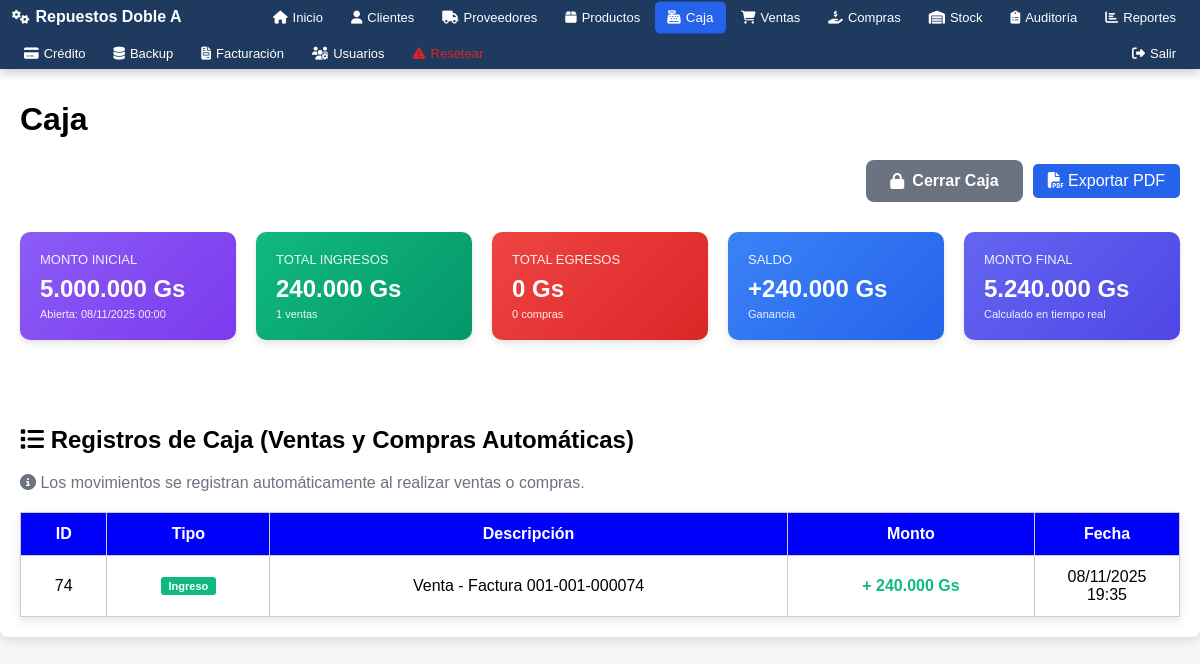
Before: /modulos/caja/caja.php (signed in) with the older database file.
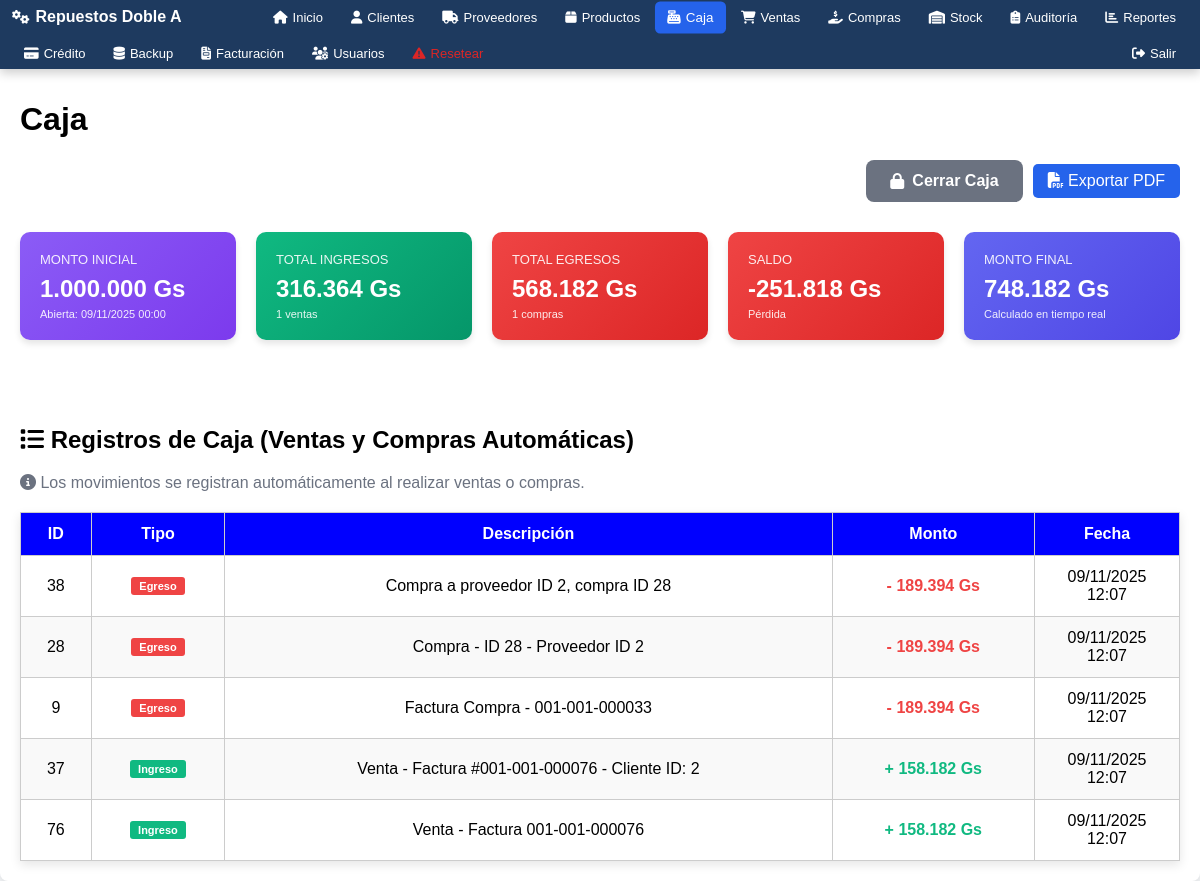
After: the same page with the newer database file.
### tables this page shows
CREATE TABLE `caja` (
  `id` int(11) NOT NULL AUTO_INCREMENT,
  `fecha` date NOT NULL,
  `monto_inicial` decimal(12,2) NOT NULL,
  `monto_final` decimal(12,2) DEFAULT NULL,
  `estado` enum('Abierta','Cerrada') NOT NULL DEFAULT 'Abierta',
  `created_at` datetime NOT NULL,
  PRIMARY KEY (`id`)
);

CREATE TABLE `cabecera_factura_ventas` (
  `id` int(11) NOT NULL AUTO_INCREMENT,
  `numero_factura` varchar(20) NOT NULL,
  `condicion_venta` enum('Contado','Crédito') NOT NULL,
  `forma_pago` enum('Efectivo','Tarjeta','Transferencia') NOT NULL,
  `fecha_hora` datetime DEFAULT CURRENT_TIMESTAMP,
  `cliente_id` int(11) NOT NULL,
  `monto_total` decimal(15,2) NOT NULL,
  `timbrado` varchar(20) DEFAULT '',
  `inicio_vigencia` date DEFAULT NULL,
  `fin_vigencia` date DEFAULT NULL,
  `anulada` tinyint(1) DEFAULT '0',
  `fecha_anulacion` datetime DEFAULT NULL,
  `usuario_anulacion_id` int(11) DEFAULT NULL,
  `motivo_anulacion` text,
  PRIMARY KEY (`id`),
  UNIQUE KEY `idx_numero_factura_unique` (`numero_factura`),
  UNIQUE KEY `idx_timbrado_unique` (`timbrado`),
  KEY `cliente_id` (`cliente_id`)
);

CREATE TABLE `caja_movimientos` (
  `id` int(11) NOT NULL AUTO_INCREMENT,
  `caja_id` int(11) NOT NULL,
  `fecha` datetime NOT NULL,
  `tipo` enum('Ingreso','Egreso') NOT NULL,
  `concepto` varchar(255) NOT NULL,
  `monto` decimal(12,2) NOT NULL,
  `created_at` timestamp NOT NULL DEFAULT CURRENT_TIMESTAMP,
  PRIMARY KEY (`id`),
  KEY `caja_id` (`caja_id`)
);

CREATE TABLE `compras` (
  `id` int(11) NOT NULL AUTO_INCREMENT,
  `proveedor_id` int(11) NOT NULL,
  `fecha` datetime NOT NULL,
  `total` decimal(12,2) NOT NULL,
  `estado` enum('Pendiente','Completada') NOT NULL DEFAULT 'Pendiente',
  `created_at` timestamp NOT NULL DEFAULT CURRENT_TIMESTAMP ON UPDATE CURRENT_TIMESTAMP,
  PRIMARY KEY (`id`),
  KEY `proveedor_id` (`proveedor_id`)
);

CREATE TABLE `cabecera_factura_compras` (
  `id` int(11) NOT NULL AUTO_INCREMENT,
  `numero_factura` varchar(50) NOT NULL,
  `proveedor_id` int(11) NOT NULL,
  `fecha_hora` datetime NOT NULL,
  `monto_total` decimal(15,2) NOT NULL,
  `condicion_compra` varchar(20) DEFAULT 'Contado',
  `forma_pago` varchar(20) DEFAULT 'Efectivo',
  `timbrado` varchar(50) DEFAULT NULL,
  `numero_factura_proveedor` varchar(100) DEFAULT NULL,
  `created_at` timestamp NOT NULL DEFAULT CURRENT_TIMESTAMP,
  `inicio_vigencia` date DEFAULT NULL,
  `fin_vigencia` date DEFAULT NULL,
  PRIMARY KEY (`id`),
  UNIQUE KEY `numero_factura` (`numero_factura`),
  KEY `idx_fecha` (`fecha_hora`),
  KEY `idx_proveedor` (`proveedor_id`),
  CONSTRAINT `cabecera_factura_compras_ibfk_1` FOREIGN KEY (`proveedor_id`) REFERENCES `proveedores` (`id`) ON DELETE CASCADE
);

### modulos/caja/caja.php (the view, shortened to what the changed rows need)
<?php
$base_path = $_SERVER['DOCUMENT_ROOT'] . '/repuestos/';
include $base_path . 'includes/auth.php';
include $base_path . 'includes/header.php';
$stmtCaja = $pdo->query("SELECT * FROM caja WHERE estado='Abierta' ORDER BY id DESC LIMIT 1");
$caja = $stmtCaja->fetch();
$movimientos_combinados = [];
if($caja){
    $stmtMov = $pdo->prepare("SELECT id, fecha, tipo, concepto as descripcion, monto, 'manual' as origen FROM caja_movimientos WHERE caja_id=? ORDER BY fecha DESC");
    $stmtMov->execute([$caja['id']]);
    $movimientos = $stmtMov->fetchAll();
    $fecha_apertura = $caja['fecha'];
    $stmtVentas = $pdo->prepare("SELECT id, fecha_hora as fecha, 'Ingreso' as tipo, CONCAT('Venta - Factura ', numero_factura) as descripcion, monto_total as monto, 'venta' as origen
                                 FROM cabecera_factura_ventas
                                 WHERE fecha_hora >= ? AND (anulada = 0 OR anulada IS NULL)
                                 ORDER BY fecha_hora DESC");
    $stmtVentas->execute([$fecha_apertura]);
    $ventas = $stmtVentas->fetchAll();
    $stmtCompras = $pdo->prepare("SELECT c.id, c.fecha, 'Egreso' as tipo, CONCAT('Compra - ID ', c.id, ' - Proveedor ID ', c.proveedor_id) as descripcion, c.total as monto, 'compra' as origen
                                  FROM compras c
                                  WHERE c.fecha >= ?
                                  ORDER BY c.fecha DESC");
    $stmtCompras->execute([$fecha_apertura]);
    $compras = $stmtCompras->fetchAll();
    $facturas_compras = [];
    try {
        $stmtFacturasCompras = $pdo->prepare("SELECT fc.id, fc.fecha_hora as fecha, 'Egreso' as tipo, CONCAT('Factura Compra - ', fc.numero_factura) as descripcion, fc.monto_total as monto, 'factura_compra' as origen
                                              FROM cabecera_factura_compras fc
                                              WHERE fc.fecha_hora >= ?
                                              ORDER BY fc.fecha_hora DESC");
        $stmtFacturasCompras->execute([$fecha_apertura]);
        $facturas_compras = $stmtFacturasCompras->fetchAll();
    } catch (Exception $e) {
    }
    $movimientos_combinados = array_merge($movimientos, $ventas, $compras, $facturas_compras);
    usort($movimientos_combinados, function($a, $b) {
        return strtotime($b['fecha']) - strtotime($a['fecha']);
    });
}
?>
<div class="container tabla-responsive">
    <h1>Caja</h1>
    <?php if(!$caja): ?>
        <div class="form-actions-right">
            <a href="abrir_caja.php" class="btn-submit"><i class="fas fa-lock-open"></i> Abrir Caja</a>
        </div>
    <?php else:
        $total_ingresos = 0;
        $total_egresos = 0;
        $cantidad_ventas = 0;
        $cantidad_compras = 0;
        foreach($movimientos_combinados as $m){
            if($m['tipo'] == 'Ingreso') {
                $total_ingresos += (float)$m['monto'];
                if($m['origen'] == 'venta') {
                    $cantidad_ventas++;
                }
            } else {
                $total_egresos += (float)$m['monto'];
                if($m['origen'] == 'compra') {
                    $cantidad_compras++;
                }
            }
        }
        $monto_final_calculado = (float)$caja['monto_inicial'] + $total_ingresos - $total_egresos;
        $saldo = $monto_final_calculado - (float)$caja['monto_inicial'];
    ?>
        <div class="form-actions-right">
            <a href="cerrar_caja.php?id=<?= $caja['id'] ?>" class="btn-cancelar" onclick="return confirm('¿Cerrar caja?')"><i class="fas fa-lock"></i> Cerrar Caja</a>
            <a href="exportar_pdf_caja.php?id=<?= $caja['id'] ?>" class="btn-export" target="_blank"><i class="fas fa-file-pdf"></i> Exportar PDF</a>
        </div>
        <div style="display: grid; grid-template-columns: repeat(auto-fit, minmax(200px, 1fr)); gap: 20px; margin: 30px 0;">
            <div style="background: linear-gradient(135deg, #8b5cf6 0%, #7c3aed 100%); color: white; padding: 20px; border-radius: 10px; box-shadow: 0 4px 6px rgba(0,0,0,0.1);">
                <div style="font-size: 13px; opacity: 0.9; margin-bottom: 8px;">MONTO INICIAL</div>
                <div style="font-size: 24px; font-weight: bold;">
                    <?= number_format($caja['monto_inicial'], 0, ',', '.') ?> Gs
                </div>
                <div style="font-size: 11px; opacity: 0.9; margin-top: 5px;">
                    Abierta: <?= date('d/m/Y H:i', strtotime($caja['fecha'])) ?>
                </div>
            </div>
            <div style="background: linear-gradient(135deg, #10b981 0%, #059669 100%); color: white; padding: 20px; border-radius: 10px; box-shadow: 0 4px 6px rgba(0,0,0,0.1);">
                <div style="font-size: 13px; opacity: 0.9; margin-bottom: 8px;">TOTAL INGRESOS</div>
                <div style="font-size: 24px; font-weight: bold;">
                    <?= number_format($total_ingresos, 0, ',', '.') ?> Gs
                </div>
                <div style="font-size: 11px; opacity: 0.9; margin-top: 5px;">
                    <?= $cantidad_ventas ?> ventas
                </div>
            </div>
            <div style="background: linear-gradient(135deg, #ef4444 0%, #dc2626 100%); color: white; padding: 20px; border-radius: 10px; box-shadow: 0 4px 6px rgba(0,0,0,0.1);">
                <div style="font-size: 13px; opacity: 0.9; margin-bottom: 8px;">TOTAL EGRESOS</div>
                <div style="font-size: 24px; font-weight: bold;">
                    <?= number_format($total_egresos, 0, ',', '.') ?> Gs
                </div>
                <div style="font-size: 11px; opacity: 0.9; margin-top: 5px;">
                    <?= $cantidad_compras ?> compras
                </div>
            </div>
            <div style="background: linear-gradient(135deg, <?= $saldo >= 0 ? '#3b82f6' : '#ef4444' ?> 0%, <?= $saldo >= 0 ? '#2563eb' : '#dc2626' ?> 100%); color: white; padding: 20px; border-radius: 10px; box-shadow: 0 4px 6px rgba(0,0,0,0.1);">
                <div style="font-size: 13px; opacity: 0.9; margin-bottom: 8px;">SALDO</div>
                <div style="font-size: 24px; font-weight: bold;">
                    <?= ($saldo >= 0 ? '+' : '') ?><?= number_format($saldo, 0, ',', '.') ?> Gs
                </div>
                <div style="font-size: 11px; opacity: 0.9; margin-top: 5px;">
                    <?= $saldo >= 0 ? 'Ganancia' : 'Pérdida' ?>
                </div>
            </div>
            <div style="background: linear-gradient(135deg, #6366f1 0%, #4f46e5 100%); color: white; padding: 20px; border-radius: 10px; box-shadow: 0 4px 6px rgba(0,0,0,0.1);">
                <div style="font-size: 13px; opacity: 0.9; margin-bottom: 8px;">MONTO FINAL</div>
                <div style="font-size: 24px; font-weight: bold;">
                    <?= number_format($monto_final_calculado, 0, ',', '.') ?> Gs
                </div>
                <div style="font-size: 11px; opacity: 0.9; margin-top: 5px;">
                    Calculado en tiempo real
                </div>
            </div>
        </div>
        <br><br>
        <h2><i class="fas fa-list"></i> Registros de Caja (Ventas y Compras Automáticas)</h2>
        <p style="color: #6b7280; margin-bottom: 20px;">
            <i class="fas fa-info-circle"></i> Los movimientos se registran automáticamente al realizar ventas o compras.
        </p>
        <table class="crud-table">
            <thead>
                <tr>
                    <th>ID</th>
                    <th>Tipo</th>
                    <th>Descripción</th>
                    <th>Monto</th>
                    <th>Fecha</th>
                </tr>
            </thead>
            <tbody>
            <?php if(!empty($movimientos_combinados)): ?>
                <?php foreach($movimientos_combinados as $fila): ?>
                    <tr>
                        <td><?= htmlspecialchars($fila['id']) ?></td>
                        <td>
                            <span style="padding: 3px 8px; border-radius: 3px; font-size: 11px; font-weight: bold;
                                <?php if($fila['tipo'] == 'Ingreso'): ?>
                                    background: #10b981; color: white;
                                <?php else: ?>
                                    background: #ef4444; color: white;
                                <?php endif; ?>">
                                <?= htmlspecialchars($fila['tipo']) ?>
                            </span>
                        </td>
                        <td><?= htmlspecialchars($fila['descripcion']) ?></td>
                        <td style="font-weight: bold; <?= $fila['tipo'] == 'Ingreso' ? 'color: #10b981;' : 'color: #ef4444;' ?>">
                            <?= ($fila['tipo'] == 'Ingreso' ? '+' : '-') ?> <?= number_format($fila['monto'],0,',','.') ?> Gs
                        </td>
                        <td><?= date('d/m/Y H:i', strtotime($fila['fecha'])) ?></td>
                    </tr>
                <?php endforeach; ?>
            <?php else: ?>
                <tr><td colspan="5">No hay registros en esta caja.</td></tr>
            <?php endif; ?>
            </tbody>
        </table>
    <?php endif; ?>
</div>
<?php include $base_path . 'includes/footer.php'; ?>

Changed rows visible on the page:
no longer on this page (row edited): caja: monto_inicial "5.000.000", fecha "08/11/2025 00:00", monto_inicial "240.000", monto_inicial "5.240.000"
no longer on this page (row unchanged): cabecera_factura_ventas: id "74", tipo "Ingreso", descripcion "Venta - Factura 001-001-000074", monto_total "240.000", fecha_hora "08/11/2025 19:35"
added caja: monto_inicial "1.000.000", fecha "09/11/2025 00:00", monto_inicial "-251.818", monto_inicial "748.182"
added caja_movimientos: id "38", tipo "Egreso", concepto "Compra a proveedor ID 2, compra ID 28", monto "189.394", fecha "09/11/2025 12:07"
added compras: id "28", tipo "Egreso", descripcion "Compra - ID 28 - Proveedor ID 2", total "189.394", fecha "09/11/2025 12:07"
added cabecera_factura_compras: id "9", tipo "Egreso", descripcion "Factura Compra - 001-001-000033", monto_total "189.394", fecha_hora "09/11/2025 12:07"
added caja_movimientos: id "37", tipo "Ingreso", concepto "Venta - Factura #001-001-000076 - Cliente ID: 2", monto "158.182", fecha "09/11/2025 12:07"
added cabecera_factura_ventas: id "76", tipo "Ingreso", descripcion "Venta - Factura 001-001-000076", monto_total "158.182", fecha_hora "09/11/2025 12:07"
Other visible differences:
$total_ingresos: "240.000" → "316.364"
$total_egresos: "0" → "568.182"
$cantidad_compras: "0" → "1"
text no longer shown: "+ Ganancia"
text now shown: "Pérdida"
